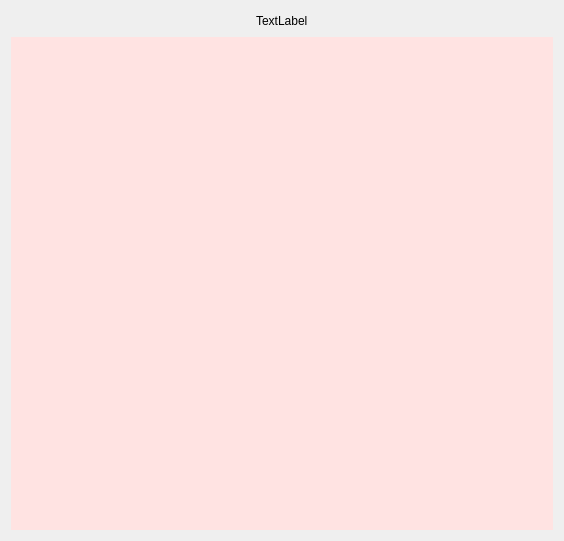
<?xml version="1.0" encoding="UTF-8"?>
<ui version="4.0">
 <class>MenuPanel</class>
 <widget class="QWidget" name="MenuPanel">
  <property name="geometry">
   <rect>
    <x>0</x>
    <y>0</y>
    <width>564</width>
    <height>541</height>
   </rect>
  </property>
  <property name="windowTitle">
   <string>MainWindow</string>
  </property>
  <property name="styleSheet">
   <string notr="true">/*QPushButton#back {
	background-color:#FF756E;
}

QPushButton#back:hover{
	background-color:#FF483E;
}

QPushButton#select{
	background-color:#A4ED8D;
	border:2px solid #6FD64E;
}

QPushButton#select:hover{
	background-color:#6FD64E;
}
*/</string>
  </property>
  <layout class="QVBoxLayout" name="verticalLayout_3">
   <item>
    <layout class="QHBoxLayout" name="topContainer">
     <item>
      <spacer name="leftSpacer">
       <property name="orientation">
        <enum>Qt::Horizontal</enum>
       </property>
       <property name="sizeHint" stdset="0">
        <size>
         <width>40</width>
         <height>20</height>
        </size>
       </property>
      </spacer>
     </item>
     <item>
      <widget class="QLabel" name="menuTitle">
       <property name="styleSheet">
        <string notr="true">font: 22pt &quot;ComicSansMS&quot;;
font-style:bold;
</string>
       </property>
       <property name="text">
        <string>TextLabel</string>
       </property>
      </widget>
     </item>
     <item>
      <spacer name="rightSpacer">
       <property name="orientation">
        <enum>Qt::Horizontal</enum>
       </property>
       <property name="sizeHint" stdset="0">
        <size>
         <width>40</width>
         <height>20</height>
        </size>
       </property>
      </spacer>
     </item>
    </layout>
   </item>
   <item>
    <widget class="QScrollArea" name="scrollArea">
     <property name="styleSheet">
      <string notr="true">#scrollArea{
	border:none
}
</string>
     </property>
     <property name="widgetResizable">
      <bool>true</bool>
     </property>
     <widget class="QWidget" name="scrollAreaWidgetContents">
      <property name="geometry">
       <rect>
        <x>0</x>
        <y>0</y>
        <width>546</width>
        <height>473</height>
       </rect>
      </property>
      <property name="styleSheet">
       <string notr="true">#scrollAreaWidgetContents{
background-color:#FFE3E2;
}</string>
      </property>
      <layout class="QVBoxLayout" name="verticalLayout_2">
       <item>
        <layout class="QVBoxLayout" name="optionsContainer"/>
       </item>
      </layout>
     </widget>
    </widget>
   </item>
   <item>
    <layout class="QHBoxLayout" name="fixedOptionsContainer"/>
   </item>
  </layout>
 </widget>
 <layoutdefault spacing="6" margin="11"/>
 <resources/>
 <connections/>
</ui>
